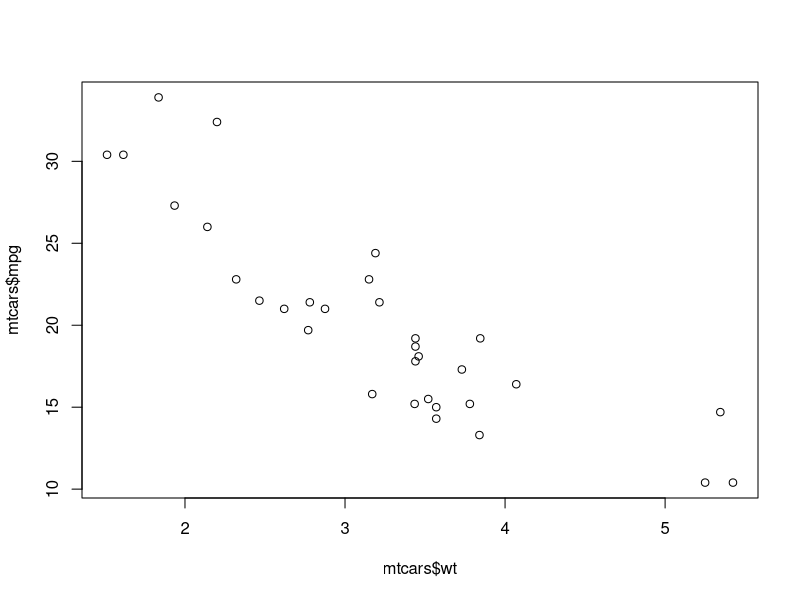
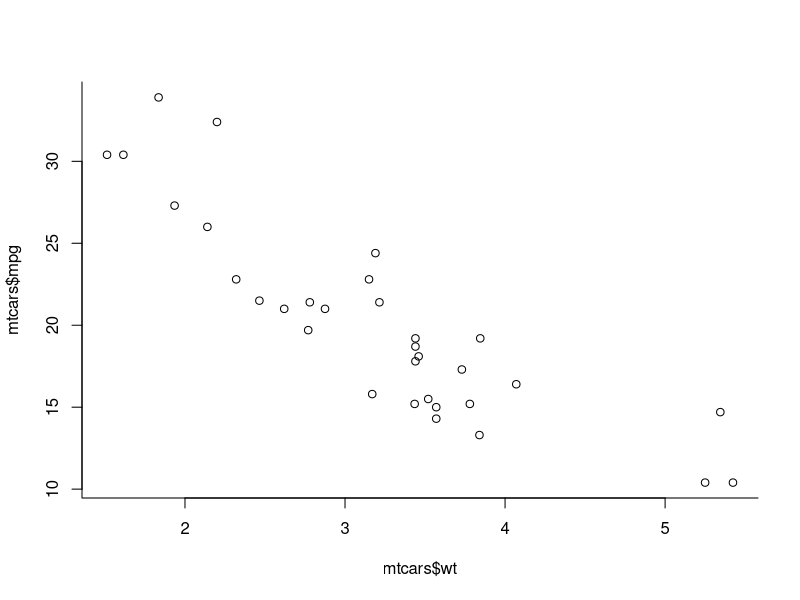
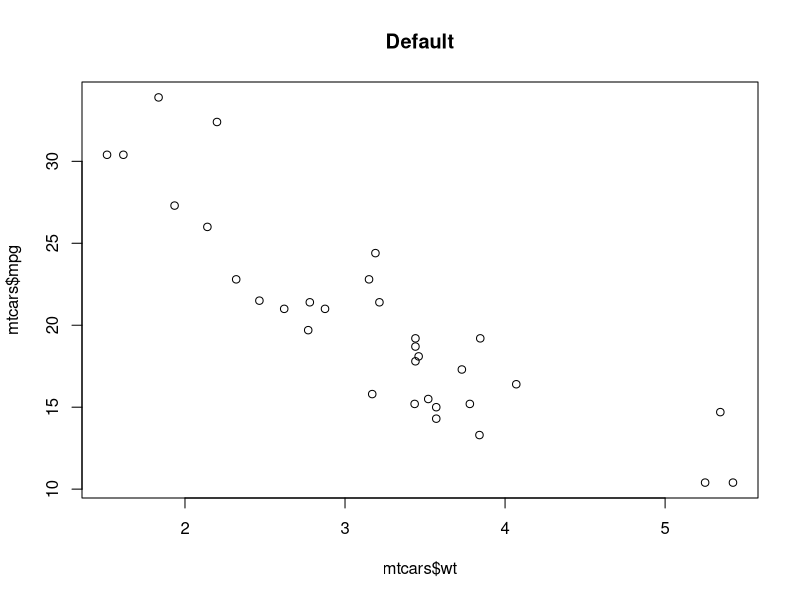
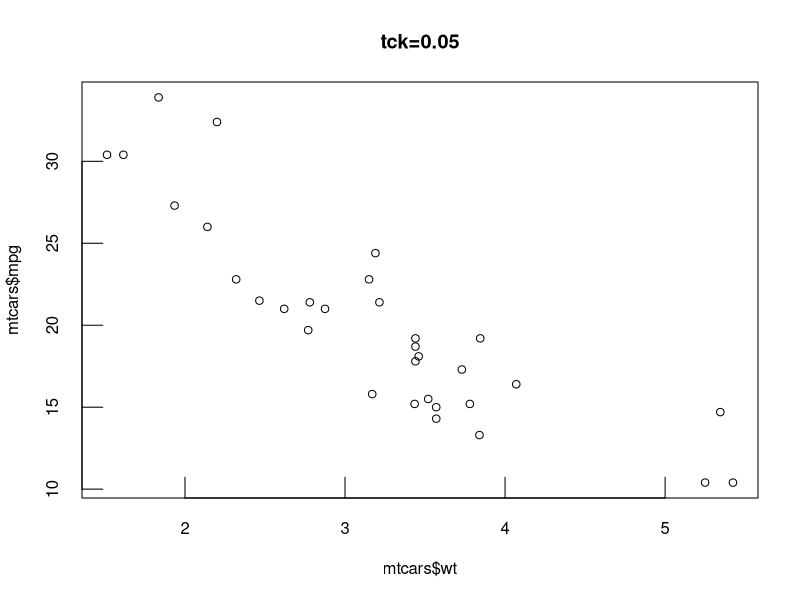
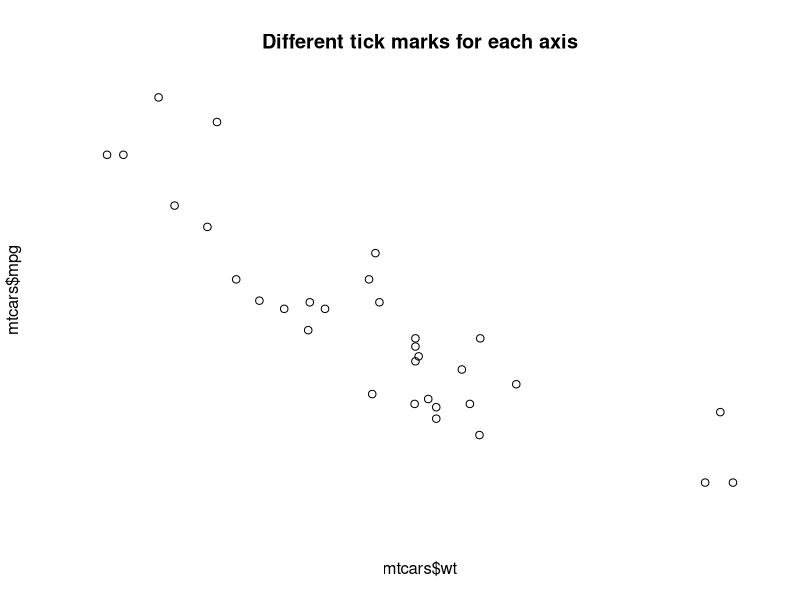
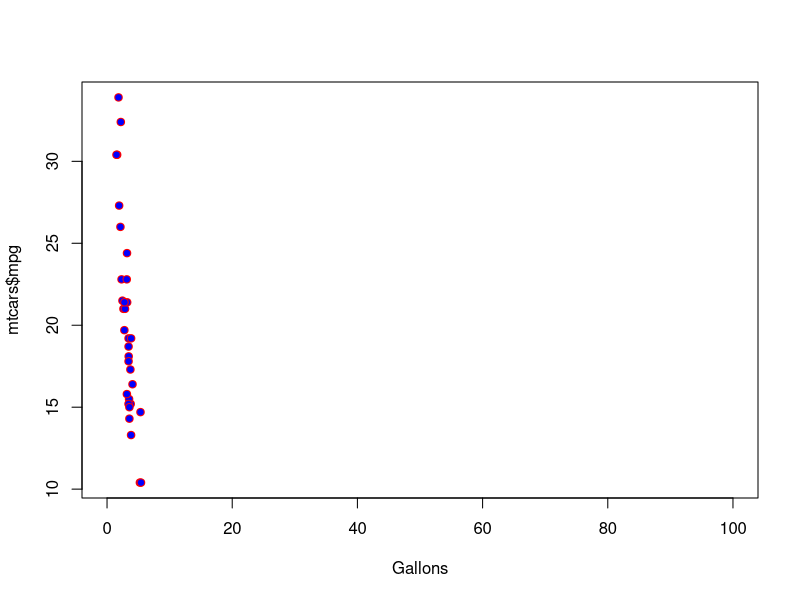
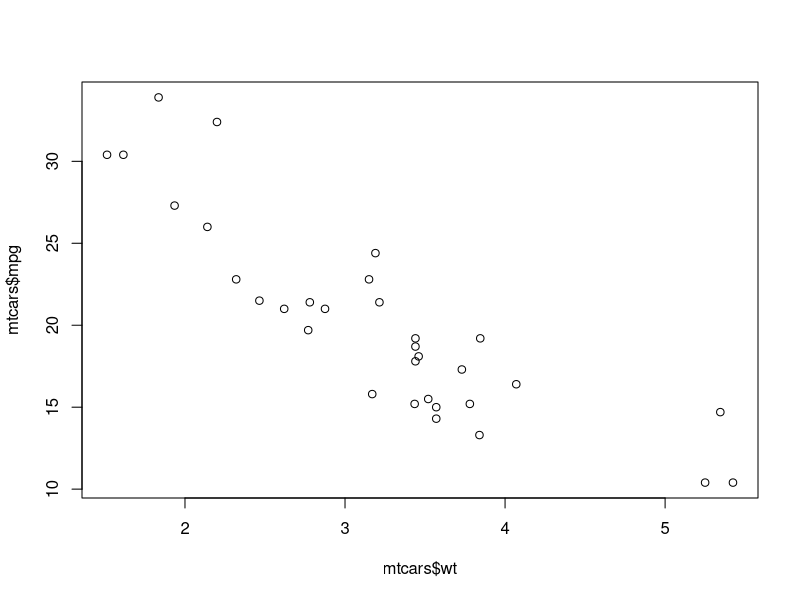
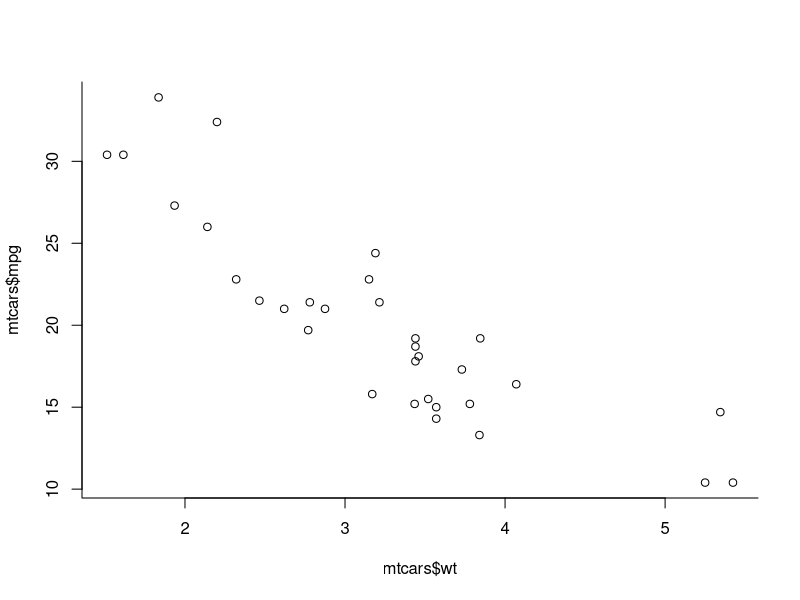

Write the R code that produced these figures, in order.
## ---- chunk 1

environment()

ls() # What is in your current environment ? Anything interesting ?

# Don't do the following unless you want to remove all objects in the current 
# environment 

rm(list=ls()) 
## ---- chunk 2

environment()

# Functions run within their own "frame" and evironment

myenvfunc <- function() {
   print(environment())
}

myenvfunc()

## ---- chunk 3

x <- 0      # Set x to zero in the global environment (your console)

myfunc <- function(x) {     # Define this function 
   x <- 3                    # This value of "x" is private
   return(x)
}

myfunc()       # Function returns 3

x              # The value of x does not get overwritten
## ---- chunk 4
exampf <- function(x) {
   return(x + a)
}

a <- 10
x <- 5

ls()

exampf(2)

## ---- chunk 5
a <- 10 

x <- 5

f <- function(x) {
     a <- 5
     g(x)
}
 
g <- function(y) {
    return(y + a)
}

f(2)
## ---- chunk 6
a <- 10

x <- 5

f <- function(x) {
    a <- 5
    g <- function(y) {
       return(y + a)
    }
    g(x)
}

f(2)
## ---- chunk 7

# This function is available within the global environment.

is.odd <- function(somenumber) {
   retval <- 0
   if (somenumber %% 2 != 0) {
       retval <- TRUE
   } else {
       retval <- FALSE
   }
   return(retval)
}
is.odd(3)

# However, if you define is.odd within another function, mymedian, it will not be available except within the scope of mymedian

mymedian <- function(medianvec) {

  is.odd <- function(somenumber) {  # We define is.odd inside of mymedian
    retval <- 0
    if (somenumber %% 2 != 0) {
        retval <- TRUE
    } else {
        retval <- FALSE
    }
    return(retval)
  }

# Function to compute the median of a vector

  medianveclength <- length(medianvec)
  if (is.odd(medianveclength)) {
    
     # We find the median using the formula for odd length vectors

  } else {
     
     # We find the median using the formula for even length vectors

  }
}

## ---- chunk 8

pythag <- function(a = 4, b = 5) {
     if (!is.numeric(a) | !is.numeric(b)) {
   		stop("I need real values to make this work")
     }
     hypo <- sqrt(a^2 + b^2)
     myreturnlist <- list(hypoteneuse = hypo, sidea = a, sideb = b) 
     return(myreturnlist)
}

# IF WE CALL THE FUNCTION LIKE THIS:

pythag(4,5)  # 4 is assigned to a and 5 is assigned to b

pythag(5,4)  # 5 is assigned to a and 4 is assigned to b


## ---- chunk 9

set.seed(1)

myx <- rnorm(20)

mean(myx)       # myx MATCHES the "x" argument

mean(myx,0.05) # myx MATCHES "x" and 0.05 MATCHES "trim"

mean(myx,0.05,TRUE) # myx MATCHES "x", 0.05 MATCHES "trim", TRUE matches na.rm

# COULD DO:

mean(x = myx, trim = 0.05, na.rm = TRUE)

# As long as you name the arguments you type them in any order

mean(trim = 0.05, na.rm = TRUE, x = myx)

## ---- chunk 10
# BUT THIS WON'T WORK:

# Can't switch positions without using the names

mean(TRUE,0.05,myx)

## ---- chunk 11
plot(x=mtcars$wt,y=mtcars$mpg)

plot(x=mtcars$wt,y=mtcars$mpg, bty="l") 

plot(x=mtcars$wt,y=mtcars$mpg, main="Default") 

plot(x=mtcars$wt,y=mtcars$mpg, tck=0.05, main="tck=0.05") 

plot(x=mtcars$wt,y=mtcars$mpg, axes=F, main="Different tick marks for each axis")

plot(x=mtcars$wt,y=mtcars$mpg,xlim=c(0,100),xlab="Gallons",pch=21,bg="blue",col="red")
## ---- chunk 12
plot(x=mtcars$wt,y=mtcars$mpg)

plot(x=mtcars$wt,y=mtcars$mpg, bty="l") 

plot(x=mtcars$wt,y=mtcars$mpg, main="Default") 

plot(x=mtcars$wt,y=mtcars$mpg, tck=0.05, main="tck=0.05") 

plot(x=mtcars$wt,y=mtcars$mpg, axes=F, main="Different tick marks for each axis")

plot(x=mtcars$wt,y=mtcars$mpg,xlim=c(0,100),xlab="Gallons",pch=21,bg="blue",col="red")
## ---- chunk 13

my.plot <- function(x,y, ...) {
  plot(x,y, col="red",...)
}

my.plot(x=mtcars$wt, y=mtcars$mpg, pch=15, lty=2, xlim=c(0,40))

my.plot <- function(...) {
  plot(...)
}

my.plot(x=mtcars$wt, y=mtcars$mpg, pch=15, lty=2, xlim=c(0,40))

## ---- chunk 14
my.func <- function(x,y) {
  if (!is.numeric(x) || !is.numeric(y) ) { 
      warning("Check your input")
  }
      cat("x is",x,"y is",y,"\n")
      z <- x + y
      return(z)
}

# my.func(1,"2")  # Will produce an error



## ---- chunk 15
f <- function(x) {
  r <- x - g(x)
  return(r)
}

g <- function(y) {
  r <- y * h(y)
  return(r)
}

h <- function(x) {
  r <- log(x) 
  if(r < 10) 
     return(r^2)
  else
     return(r^3)
}

f(2)

## ---- chunk 16
f <- function(x) {
  r <- x - g(x)
  return(r)
}

g <- function(y) {
  r <- y * h(y)
  return(r)
}

h <- function(x) {
  r <- log(x) 
  if(r < 10) 
     return(r^2)
  else
     return(r^3)
}

# f(-1)  This will bomb

traceback() # This will show us the sequence of calls that led to the error.

